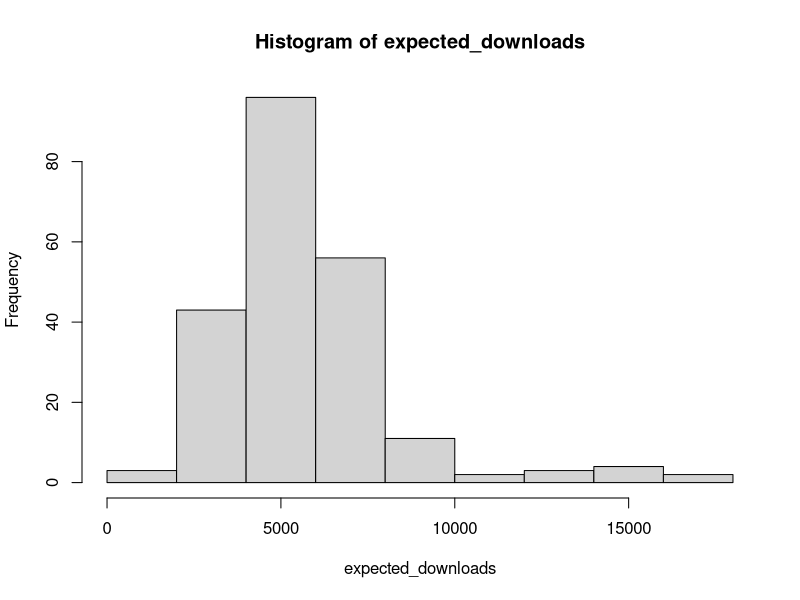

Write R code to recreate this figure.
## Part one.
## Simulate some journal download statistics.



## Create some journal names ###########################################

premier_jnl_names = readLines('premier_journals.txt')
jnl_names = readLines('journals.txt')

prefixes = c("", "Open", "J.", "E. J.", "Quart. rev of")


journal_root = c(premier_jnl_names, jnl_names)


n_journal_root = length(journal_root)
n_prefixes = length(prefixes)

n_journals = n_journal_root * n_prefixes

journals = rep("", n_journals)  ## pre-allocation

k=1
for (j in 1:n_journal_root) {
  for (i in 1:n_prefixes) {
    if(prefixes[i]=="") {
      journals[k] = journal_root[j]
    } else {
      journals[k] = paste(prefixes[i], journal_root[j])
    }
    k = k+1
  }
}


## show a few journal names
sample(journals, 10)

## sort them into alphabetical order
journals = sort(journals)

## Certain papers are more popular than others #########################

## Let's for now make the model that papers in premier journals
## are highly accessed, and that a certain fraction of papers,
## independent of journal, are highly cited.


## expectation over the year.

n_stellar_papers = 10 * n_journals

stellar_papers = sample( n_journals, n_stellar_papers, replace=TRUE)

expected_downloads = rep(0, n_journals)

for (j in 1:n_journals) {
  journal_name = journals[j]

  n_stellar_papers = sum( stellar_papers == j)

  ## Note, this returns TRUE/FALSE, and k*TRUE=k, k*FALSE=0
  premier_journal = is.element(journal_name, premier_jnl_names)

  expected_downloads[j] = 200 + (500 * n_stellar_papers) + (10000*premier_journal)

}

hist(expected_downloads)


## Generate download statistics for each month of the year #############

downloads = matrix(0, n_journals, 12)

for (month in 1:12) {
  for (j in 1:n_journals) {

    mean = expected_downloads[j] / 12 #expectation is for whole year

    if ( (month >= 6) && (month <= 9) ) {
      mean = mean * 0.7
    } else {
      if (month == 10) {
        mean = mean * 1.2
      }
    }
    
    downloads[j, month] = max(0,
                              round( rnorm(1, mean, sd=mean*0.3)))
  }
}


## Export our data now #################################################

rownames(downloads) <- journals
colnames(downloads) <- c("Jan", "Feb", "Mar", "Apr", "May", "Jun",
                         "Jul", "Aug", "Sep", "Oct", "Nov", "Dec")

downloads[1:5,1:5]
write.csv(downloads, "download_stats.csv")
         
